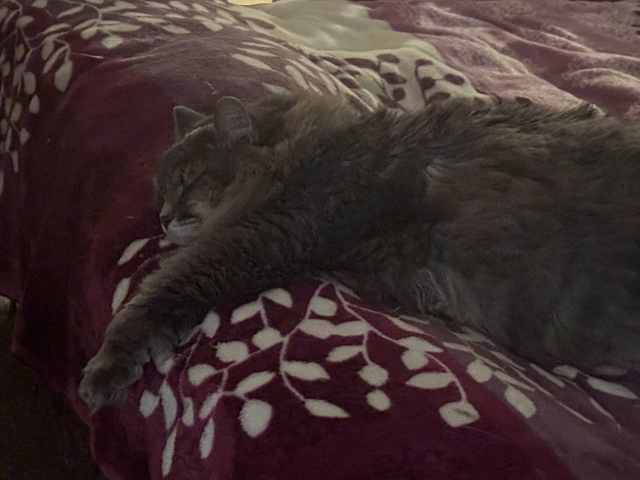
#> input picture sem5/some_trash_for_labs/m1.jpg, 1280 x 960 px (shown at 1/2 size)
$ python lab2.py   (older library calls are emulated)
#> lines starting #> are read from the running program, lines starting #| are printed output that depends on the picture
import cv2
import numpy as np
import os
from datetime import datetime

class ImageFilterApp:
    def __init__(self):
        self.filters = {
            "1": ("Гауссовский фильтр", self.gaussian_filter),
            "2": ("Медианный фильтр", self.median_filter),
            "3": ("Фильтр Собеля (границы)", self.sobel_filter),
            "4": ("Билатеральный фильтр", self.bilateral_filter),
            "5": ("Лапласиан (усиление границ)", self.laplacian_filter),
            "6": ("Фильтр размытия (усреднение)", self.blur_filter),
            "7": ("Фильтр резкости", self.sharpen_filter)
        }
        self.output_dir = "filtered_results"
        self.create_output_dir()

    def create_output_dir(self):
        """Создает папку для сохранения результатов"""
        if not os.path.exists(self.output_dir):
            os.makedirs(self.output_dir)
            print(f"Создана папка для результатов: {self.output_dir}")

    def gaussian_filter(self, image):
        """Гауссовское размытие для уменьшения шума"""
        return cv2.GaussianBlur(image, (5, 5), 0)

    def median_filter(self, image):
        """Медианный фильтр для удаления шума с сохранением границ"""
        return cv2.medianBlur(image, 5)

    # [8 lines left out: function sobel_filter, not called in this run]

    def bilateral_filter(self, image):
        """Билатеральный фильтр сохраняет границы при сглаживании"""
        return cv2.bilateralFilter(image, 9, 75, 75)

    # [18 lines left out: functions laplacian_filter, blur_filter, sharpen_filter, not called in this run]

    def load_image(self, path):
        """Загрузка изображения"""
        image = cv2.imread(path)
        if image is None:
            raise FileNotFoundError(f"Не удалось загрузить изображение: {path}")
        return image

    def save_filtered_image(self, original, filtered, filter_name, filename=None):
        """Сохраняет оригинальное и отфильтрованное изображение"""

        # Если имя файла не указано, генерируем автоматически
        if filename is None:
            timestamp = datetime.now().strftime("%Y%m%d_%H%M%S")
            filename = f"{filter_name}_{timestamp}.jpg"

        # Убедимся, что расширение .jpg
        if not filename.lower().endswith(('.jpg', '.jpeg', '.png')):
            filename += '.jpg'

        # Полный путь к файлу
        full_path = os.path.join(self.output_dir, filename)

        # Сохраняем отфильтрованное изображение
        cv2.imwrite(full_path, filtered)

        # Также сохраняем сравнение (оригинал + фильтр)
        comparison_path = os.path.join(self.output_dir, f"comparison_{filename}")
        self.save_comparison_image(original, filtered, filter_name, comparison_path)

        print(f"✓ Отфильтрованное изображение сохранено: {full_path}")
        print(f"✓ Сравнение сохранено: {comparison_path}")

        return full_path

    def save_comparison_image(self, original, filtered, filter_name, path):
        """Создает и сохраняет изображение с сравнением (оригинал + фильтр)"""
        # Изменяем размеры для сравнения (если изображение слишком большое)
        max_height = 800
        if original.shape[0] > max_height:
            scale = max_height / original.shape[0]
            new_width = int(original.shape[1] * scale)
            original_resized = cv2.resize(original, (new_width, max_height))
            filtered_resized = cv2.resize(filtered, (new_width, max_height))
        else:
            original_resized = original
            filtered_resized = filtered

        # Создаем объединенное изображение
        comparison = np.hstack((original_resized, filtered_resized))

        # Добавляем текст
        font = cv2.FONT_HERSHEY_SIMPLEX
        cv2.putText(comparison, 'Original', (10, 30), font, 1, (255, 255, 255), 2)
        cv2.putText(comparison, filter_name, (comparison.shape[1]//2 + 10, 30), font, 1, (255, 255, 255), 2)

        # Сохраняем
        cv2.imwrite(path, comparison)

    def show_available_filters(self):
        """Показывает доступные фильтры"""
        print("\n" + "="*60)
        print("ДОСТУПНЫЕ ФИЛЬТРЫ:")
        print("="*60)
        for key, (name, _) in self.filters.items():
            print(f"{key}. {name}")
        print("="*60)

    def run(self):
        """Основной цикл программы"""
        print("=== ПРОГРАММА ДЛЯ ПРИМЕНЕНИЯ ФИЛЬТРОВ К ИЗОБРАЖЕНИЯМ ===")
        print(f"Результаты сохраняются в папку: {self.output_dir}")

        original_image = None

        while True:
            # Загрузка изображения, если еще не загружено
            if original_image is None:
                while True:
                    image_path = input("\nВведите путь к изображению: ")
                    try:
                        original_image = self.load_image(image_path)
                        print(f"✓ Изображение успешно загружено! Размер: {original_image.shape[1]}x{original_image.shape[0]}")
                        break
                    except FileNotFoundError as e:
                        print(f"✗ {e}")
                        print("Попробуйте снова.")

            self.show_available_filters()

            print("\nВыберите действие:")
            print("1-7 - Применить соответствующий фильтр")
            print("a - Применить ВСЕ фильтры последовательно")
            print("l - Загрузить новое изображение")
            print("d - Показать содержимое папки с результатами")
            print("q - Выйти из программы")

            choice = input("Ваш выбор: ").lower()

            if choice == 'q':
                print("Выход из программы...")
                break
            elif choice == 'l':
                # Загрузка нового изображения
                image_path = input("Введите путь к новому изображению: ")
                try:
                    original_image = self.load_image(image_path)
                    print(f"✓ Новое изображение успешно загружено! Размер: {original_image.shape[1]}x{original_image.shape[0]}")
                except FileNotFoundError as e:
                    print(f"✗ {e}")
            elif choice == 'd':
                # Показать содержимое папки с результатами
                self.show_results_directory()
            elif choice == 'a':
                # Применить все фильтры
                self.apply_all_filters(original_image)
            elif choice in self.filters:
                # Применение выбранного фильтра
                filter_name, filter_func = self.filters[choice]
                print(f"Применение фильтра: {filter_name}...")

                try:
                    filtered_image = filter_func(original_image)

                    # Предлагаем пользователю имя файла
                    default_name = f"{filter_name.replace(' ', '_').lower()}.jpg"
                    filename = input(f"Введите имя файла для сохранения (Enter для {default_name}): ").strip()
                    if not filename:
                        filename = default_name

                    self.save_filtered_image(original_image, filtered_image, filter_name, filename)

                except Exception as e:
                    print(f"✗ Ошибка при применении фильтра: {e}")
            else:
                print("✗ Неверный выбор! Попробуйте снова.")

    # [35 lines left out: functions apply_all_filters, show_results_directory, not called in this run]

def main():
    """Основная функция"""
    try:
        app = ImageFilterApp()
        app.run()
#> the answer given: ../some_trash_for_labs/m1.jpg
#> in load_image, image is the input picture: shape (960, 1280, 3); mean B, G, R 47.6, 48.2, 64
#| ✓ Изображение успешно загружено! Размер: 1280x960
#> the answer given: 1
#> the answer given: ../some_trash_for_labs/m2.jpg
#> in save_comparison_image, `original_resized = cv2.resize(original, (new_width, max_height))`:
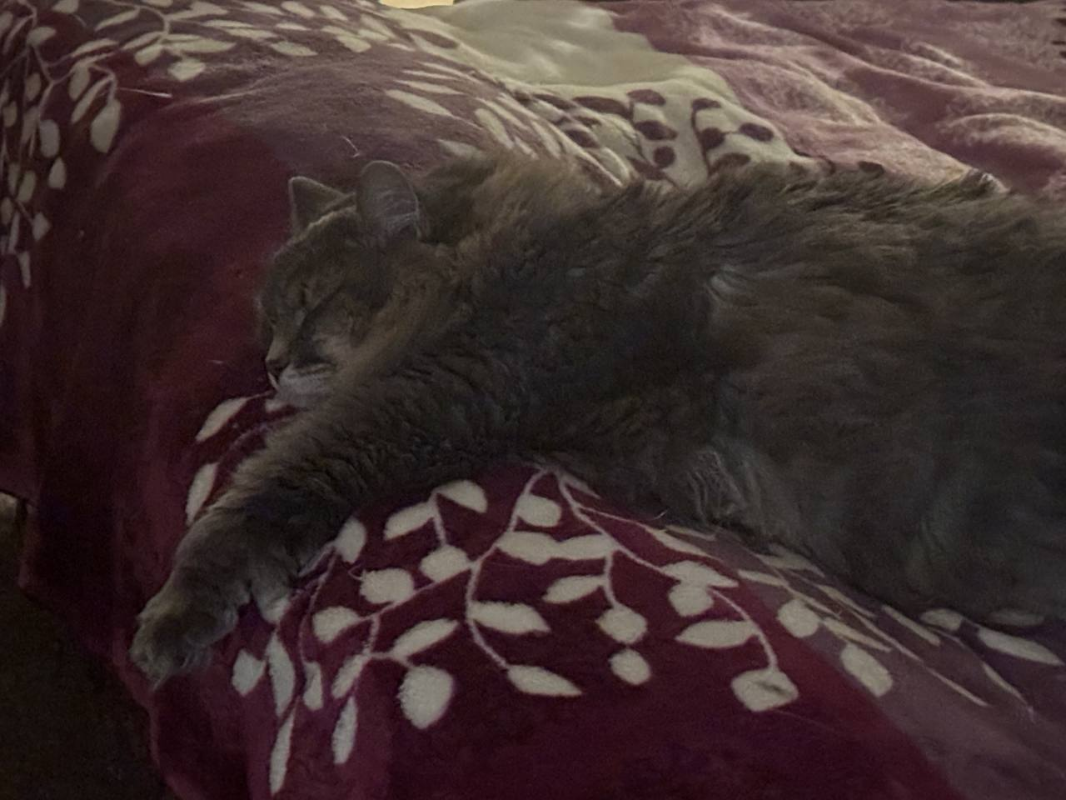
#> original_resized: shape (800, 1066, 3); mean B, G, R 47.5, 48.1, 63.9
#> in save_comparison_image, `comparison = np.hstack((original_resized, filtered_resized))`:
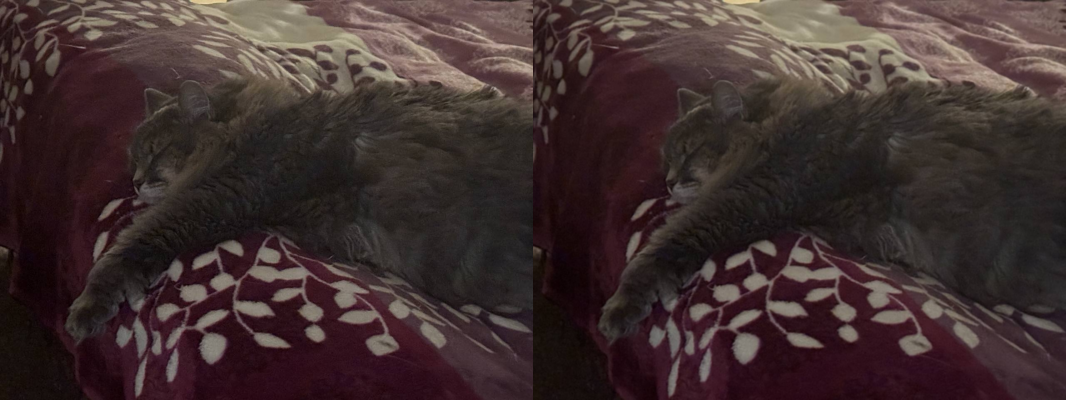
#> comparison: shape (800, 2132, 3) (shown at 1/2 size); mean B, G, R 47.5, 48.1, 63.9
#> in save_comparison_image, `cv2.putText(comparison, filter_name, (comparison.shape[1]//2 + 10, 30)..`:
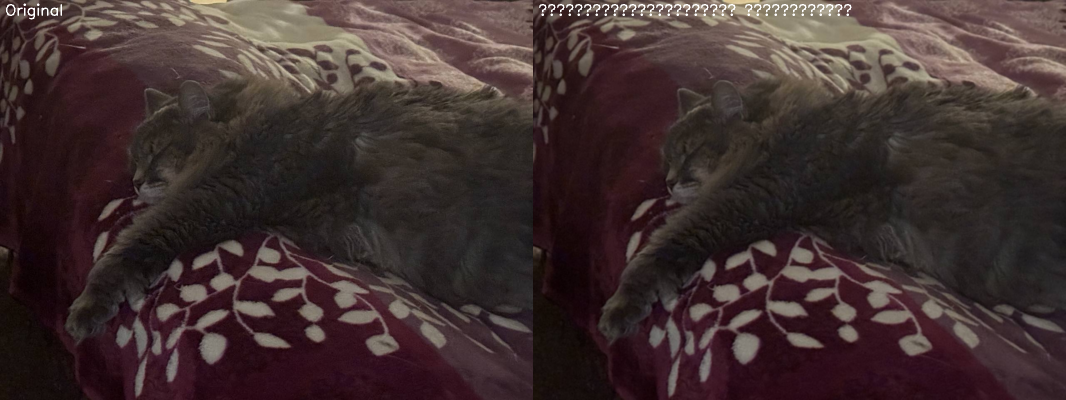
#> comparison: shape (800, 2132, 3) (shown at 1/2 size); mean B, G, R 47.9, 48.6, 64.3
    except KeyboardInterrupt:
        print("\nПрограмма завершена пользователем.")
    except Exception as e:
        print(f"Произошла ошибка: {e}")

if __name__ == "__main__":
#> (the run stopped early here; a loop or call above may not have finished)
